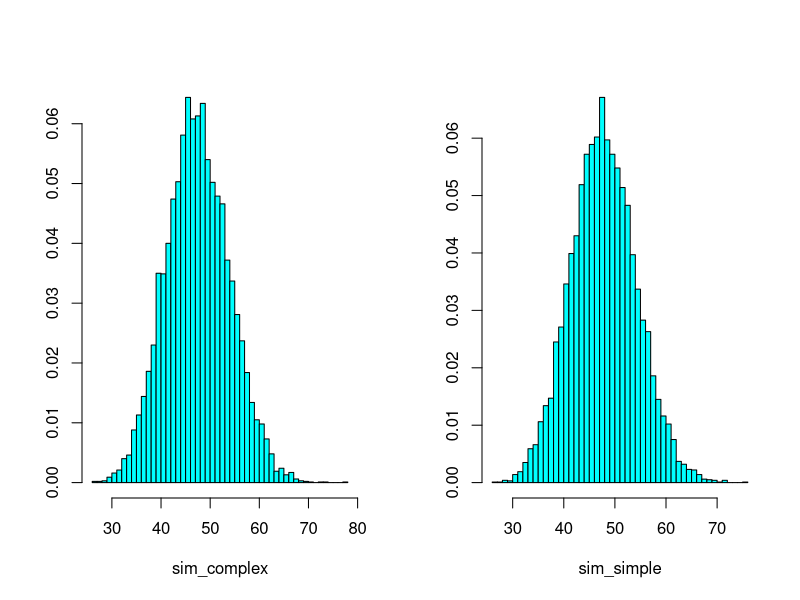
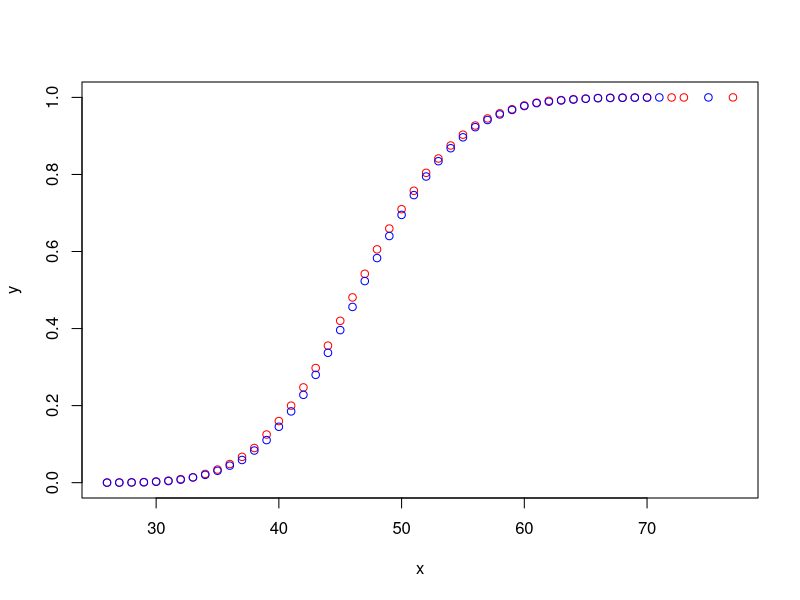
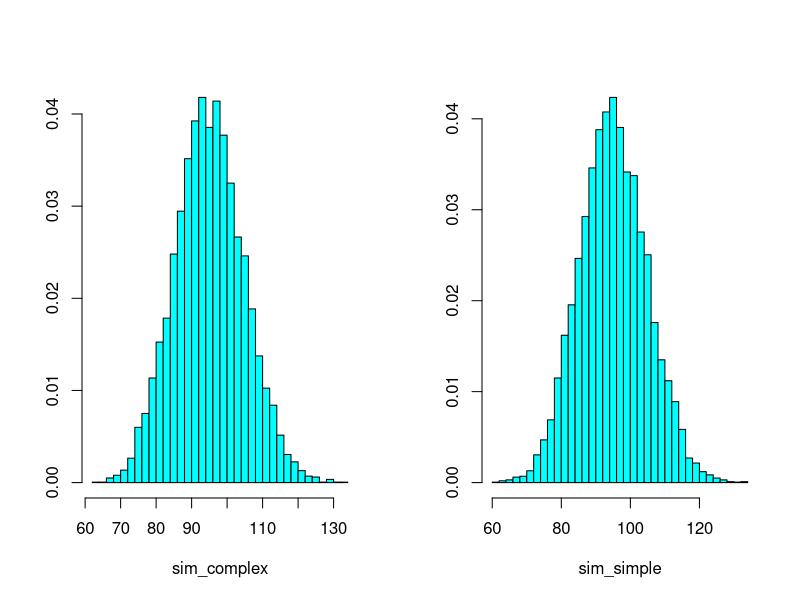
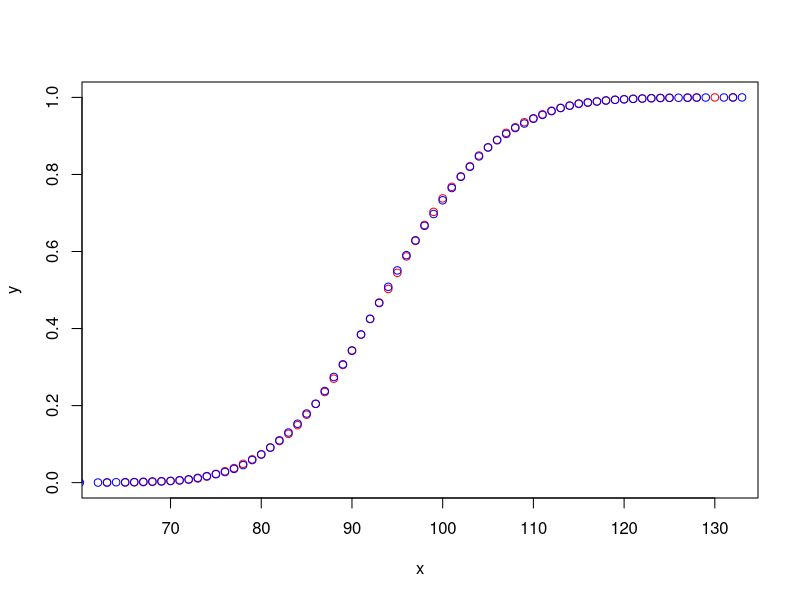

Reproduce these figures in R, in order.
## ---- chunk 1
#| label: setup
#| echo: false
tabulator <- function(x) {
  x <- table(x) |> prop.table() |> cumsum() |> data.frame()

  data.frame(
    x = as.integer(rownames(x)),
    y = x[[1]]
  )

}

plotter <- function(a, b) {
  a <- tabulator(a)
  b <- tabulator(b)

  plot(a, col = "red")
  points(b, col = "blue")
}
## ---- chunk 2
#| label: Simulation
set.seed(132)
nsims <- 1e4
N <- 400
rate <- 5
p <- rate/N
I <- 10

sim_complex <- parallel::mclapply(1:nsims, \(i) {
  nsamples <- rbinom(N, N, p)
  sum(rbinom(N, size = nsamples, prob = I/N) > 0)
}, mc.cores = 4L) |> unlist()

sim_simple <- parallel::mclapply(1:nsims, \(i) {
  sum(rbinom(N, I, p) > 0)
}, mc.cores = 4L) |> unlist()


op <- par(mfrow = c(1,2))
MASS::truehist(sim_complex)
MASS::truehist(sim_simple)
par(op)

quantile(sim_complex)
quantile(sim_simple)

plotter(sim_complex, sim_simple)
## ---- chunk 3
#| label: sim-with-mixing-1
set.seed(123133)

ngroups <- 3
mixing <- matrix(
  c(0.1, 0.2, 0.3, 0.2, 0.1, 0.2, 0.3, 0.2, 0.1),
  nrow = ngroups,
  ncol = ngroups
  )

mixing <- mixing/rowSums(mixing)
mixing

N <- 500
sizes <- c(100, 150, 250)
rate <- 5
p <- rate/N
I <- c(10, 30, 20)

ids <- rep.int(1:ngroups, times = sizes)

nsims <- 1e4

sim_complex <- parallel::mclapply(1:nsims, \(i) {

  # Sampling group first
  sapply(1:ngroups, \(g) {

    # How many each individual will sample from the groups
    ans <- rbinom(
      n = N, size = sizes[g], prob = mixing[ids,][,g] * p
      ) |> sum()

    # Sampling with replacement
    rbinom(ans, size = 1, prob = I[g]/sizes[g]) |> sum()

  }) |> sum()

}, mc.cores = 4L) |> unlist()
## ---- chunk 4
#| label: sim-with-mixing-2
sim_simple <- parallel::mclapply(1:nsims, \(i) {

  # Sampling group first
  sapply(1:ngroups, \(g) {
    rbinom(
      n = N, size = I[g], prob = mixing[cbind(ids,g)] * p
      ) |> sum()
  }) |> sum()

}, mc.cores = 4L) |> unlist()

op <- par(mfrow = c(1,2))
MASS::truehist(sim_complex)
MASS::truehist(sim_simple)
par(op)

quantile(sim_complex)
quantile(sim_simple)

plotter(sim_complex, sim_simple)

